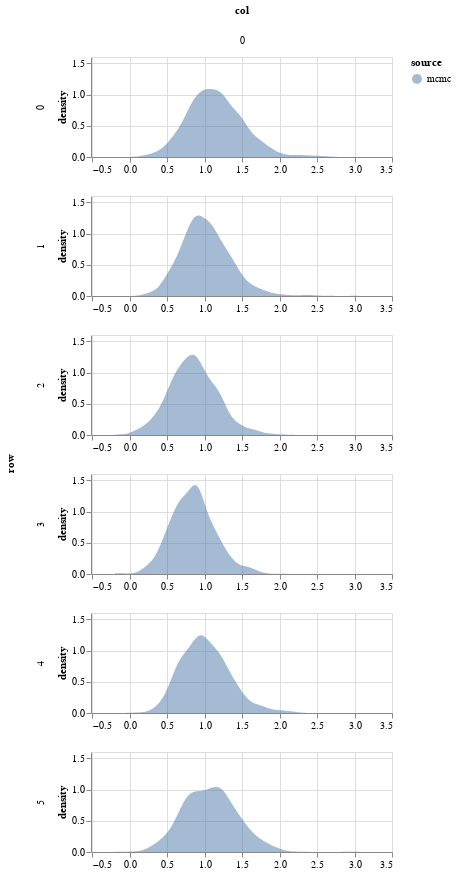

The code cell stored with this chart in its notebook:
### Code cell
param = 'beta'
df = get_post_df(ps[param]) 
df['source'] = 'mcmc'
plot_density(df, height=100)

### Figure 1 — Vega-Lite specification as saved in the notebook (floating-point values rounded to 4 significant figures; data arrays with more than 128 entries replaced by an {"elided": "..."} marker saying what was removed)
{"config": {"view": {"continuousWidth": 400, "continuousHeight": 300}}, "data": {"name": "data-466cb9d6cfd2032c14797637acf29dce"}, "mark": {"type": "area", "opacity": 0.5}, "encoding": {"color": {"type": "nominal", "field": "source"}, "column": {"type": "quantitative", "field": "col"}, "row": {"type": "quantitative", "field": "row"}, "x": {"type": "quantitative", "field": "value", "title": null}, "y": {"type": "quantitative", "field": "density"}}, "height": 100, "resolve": {"scale": {"x": "independent"}}, "transform": [{"fold": ["value"]}, {"density": "value", "groupby": ["cn", "row", "col", "source"]}], "width": 300, "$schema": "https://vega.github.io/schema/vega-lite/v4.8.1.json", "datasets": {"data-466cb9d6cfd2032c14797637acf29dce": {"elided": "6000 records"}}}
